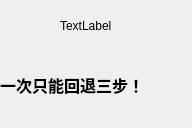
<?xml version="1.0" encoding="UTF-8"?>
<ui version="4.0">
 <class>Notice</class>
 <widget class="QWidget" name="Notice">
  <property name="geometry">
   <rect>
    <x>0</x>
    <y>0</y>
    <width>192</width>
    <height>128</height>
   </rect>
  </property>
  <property name="windowTitle">
   <string>Form</string>
  </property>
  <property name="windowIcon">
   <iconset resource="res.qrc">
    <normaloff>:/image/warning.png</normaloff>:/image/warning.png</iconset>
  </property>
  <widget class="QLabel" name="warn">
   <property name="geometry">
    <rect>
     <x>60</x>
     <y>0</y>
     <width>71</width>
     <height>51</height>
    </rect>
   </property>
   <property name="text">
    <string>TextLabel</string>
   </property>
  </widget>
  <widget class="QLabel" name="label">
   <property name="geometry">
    <rect>
     <x>0</x>
     <y>50</y>
     <width>192</width>
     <height>70</height>
    </rect>
   </property>
   <property name="font">
    <font>
     <family>宋体</family>
     <pointsize>12</pointsize>
     <weight>75</weight>
     <bold>true</bold>
    </font>
   </property>
   <property name="text">
    <string>一次只能回退三步！</string>
   </property>
  </widget>
 </widget>
 <resources>
  <include location="res.qrc"/>
 </resources>
 <connections/>
</ui>
